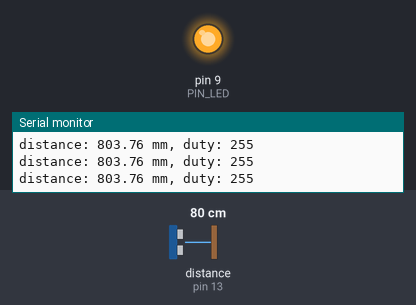
A sketch run on a simulated Arduino Uno, built with avr-gcc and run on an emulated ATmega328P. On the bench: output pins drawn as LEDs (lit = HIGH), the last lines printed to the serial monitor. Wiring (inferred from the names in the program): ultrasonic range finder: trigger pin 12; echo pin 13. Inputs (shaded band) come from the test bench; at power-on: distance to the obstacle (sensor on pin 13) 80 cm. The echo pulse lasts 58.3 µs per cm; pins used as bus, display or sensor lines are not drawn.

Above: at 1.2 s.
1.3 s: distance to the obstacle (sensor on pin 13) set to 18 cm
At 3.12 s:
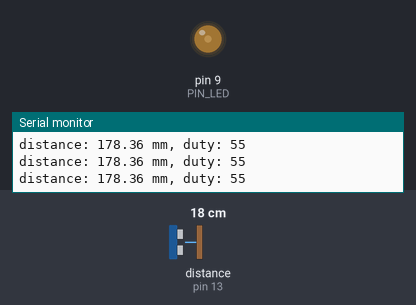
4.3 s: distance to the obstacle (sensor on pin 13) set to 2 cm
Timing chart, 0 to 7.3 s (numbered marks = the images above; inputs shaded):
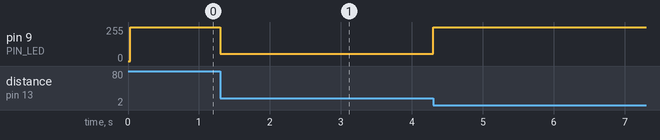

The sketch:

08_practice_1.ino
```cpp
#define PIN_LED  9
#define PIN_TRIG 12
#define PIN_ECHO 13

#define SND_VEL 346.0
#define INTERVAL 25
#define PULSE_DURATION 10
#define _DIST_MIN 100.0
#define _DIST_MAX 300.0

#define TIMEOUT ((INTERVAL / 2) * 1000.0)
#define SCALE (0.001 * 0.5 * SND_VEL)

unsigned long last_sampling_time;

void setup() {
  pinMode(PIN_LED, OUTPUT);
  pinMode(PIN_TRIG, OUTPUT);
  pinMode(PIN_ECHO, INPUT);
  digitalWrite(PIN_TRIG, LOW);

  Serial.begin(115200);
}

void loop() {
  float distance;
  if (millis() < (last_sampling_time + INTERVAL))
    return;

  distance = USS_measure(PIN_TRIG, PIN_ECHO);

  int duty = 255;

  if ((distance >= _DIST_MIN) && (distance <= _DIST_MAX)) {
    float ratio;
    if (distance <= 200.0) {
      ratio = (distance - 100.0) / 100.0;
    } else {
      ratio = (300.0 - distance) / 100.0;
    }
    duty = (int)(255 * (1.0 - ratio));
  }

  analogWrite(PIN_LED, duty);

  Serial.print("distance: "); Serial.print(distance);
  Serial.print(" mm, duty: "); Serial.println(duty);

  last_sampling_time += INTERVAL;
}

float USS_measure(int TRIG, int ECHO) {
  digitalWrite(TRIG, HIGH);
  delayMicroseconds(PULSE_DURATION);
  digitalWrite(TRIG, LOW);
  return pulseIn(ECHO, HIGH, TIMEOUT) * SCALE;
}
```
